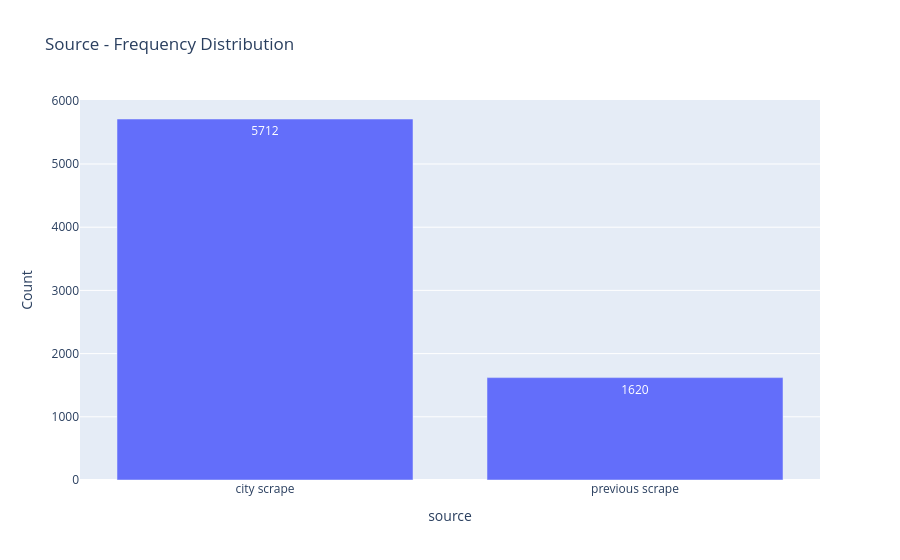
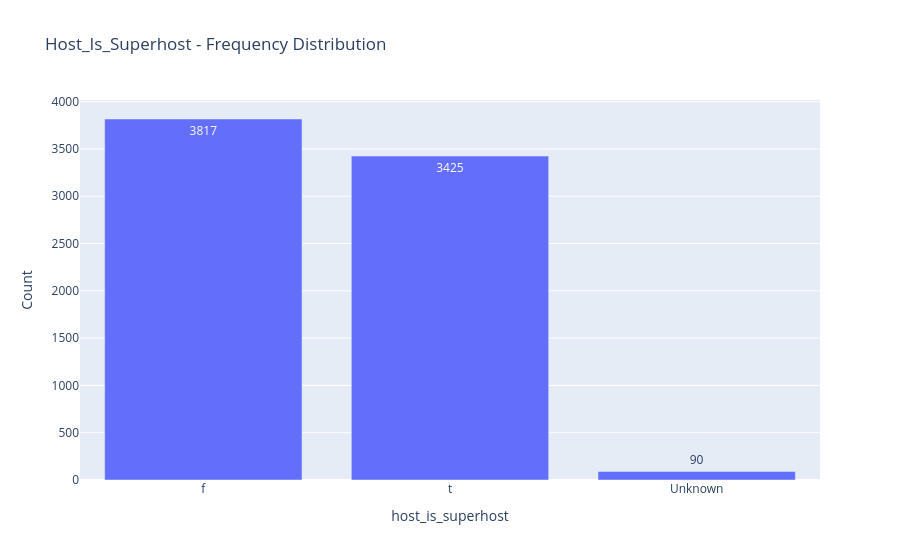
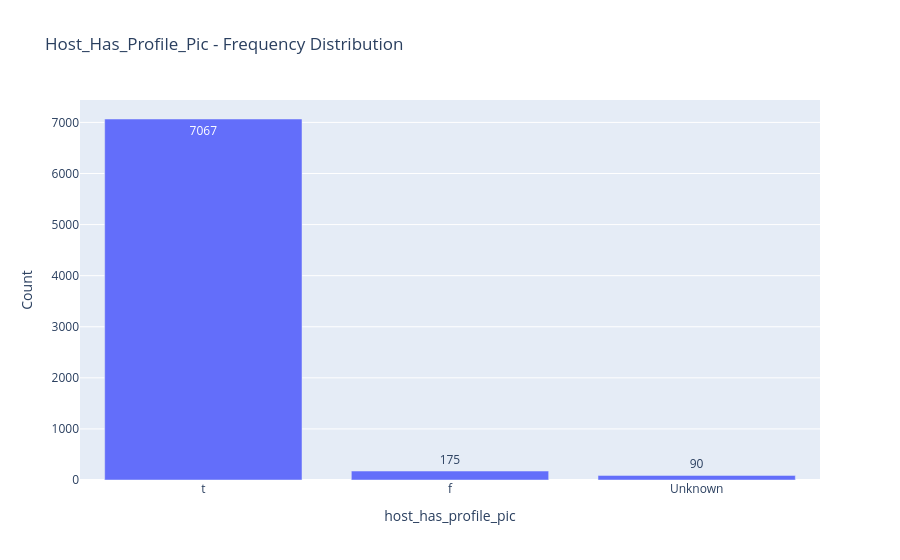
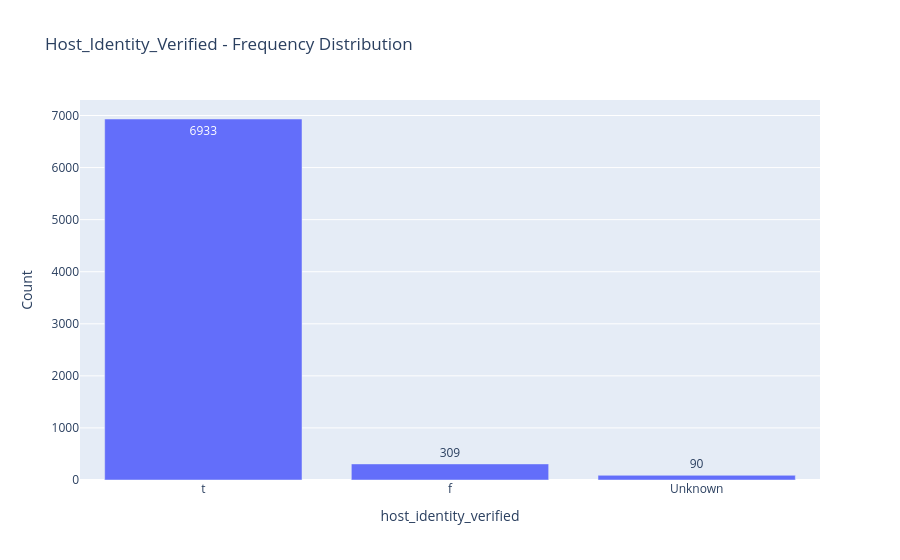

Notebook code cell kept with these figures, in order:
### Code cell
for col in categorical_cols:

    value_counts = (
        df[col]
        .value_counts()
        .head(12)
        .reset_index()
    )

    value_counts.columns = [col, "Count"]

    fig = px.bar(
        value_counts,
        x=col,
        y="Count",
        text_auto=True,
        title=f"{col.title()} - Frequency Distribution"
    )

    fig.show()

### Figure 1 — Plotly figure (JSON) as saved in the notebook; plotly's stock layout.template omitted (floating-point values rounded to 4 significant figures)
{"data": [{"hovertemplate": "source=%{x}<br>Count=%{y}<extra></extra>", "legendgroup": "", "marker": {"color": "#636efa", "pattern": {"shape": ""}}, "name": "", "orientation": "v", "showlegend": false, "textposition": "auto", "texttemplate": "%{y}", "type": "bar", "x": ["city scrape", "previous scrape"], "xaxis": "x", "y": [5712, 1620], "yaxis": "y"}], "layout": {"barmode": "relative", "legend": {"tracegroupgap": 0}, "title": {"text": "Source - Frequency Distribution"}, "xaxis": {"anchor": "y", "domain": [0, 1], "title": {"text": "source"}}, "yaxis": {"anchor": "x", "domain": [0, 1], "title": {"text": "Count"}}}}

### Figure 2 — Plotly figure (JSON) as saved in the notebook; plotly's stock layout.template omitted (floating-point values rounded to 4 significant figures)
{"data": [{"hovertemplate": "host_is_superhost=%{x}<br>Count=%{y}<extra></extra>", "legendgroup": "", "marker": {"color": "#636efa", "pattern": {"shape": ""}}, "name": "", "orientation": "v", "showlegend": false, "textposition": "auto", "texttemplate": "%{y}", "type": "bar", "x": ["f", "t", "Unknown"], "xaxis": "x", "y": [3817, 3425, 90], "yaxis": "y"}], "layout": {"barmode": "relative", "legend": {"tracegroupgap": 0}, "title": {"text": "Host_Is_Superhost - Frequency Distribution"}, "xaxis": {"anchor": "y", "domain": [0, 1], "title": {"text": "host_is_superhost"}}, "yaxis": {"anchor": "x", "domain": [0, 1], "title": {"text": "Count"}}}}

### Figure 3 — Plotly figure (JSON) as saved in the notebook; plotly's stock layout.template omitted (floating-point values rounded to 4 significant figures)
{"data": [{"hovertemplate": "host_has_profile_pic=%{x}<br>Count=%{y}<extra></extra>", "legendgroup": "", "marker": {"color": "#636efa", "pattern": {"shape": ""}}, "name": "", "orientation": "v", "showlegend": false, "textposition": "auto", "texttemplate": "%{y}", "type": "bar", "x": ["t", "f", "Unknown"], "xaxis": "x", "y": [7067, 175, 90], "yaxis": "y"}], "layout": {"barmode": "relative", "legend": {"tracegroupgap": 0}, "title": {"text": "Host_Has_Profile_Pic - Frequency Distribution"}, "xaxis": {"anchor": "y", "domain": [0, 1], "title": {"text": "host_has_profile_pic"}}, "yaxis": {"anchor": "x", "domain": [0, 1], "title": {"text": "Count"}}}}

### Figure 4 — Plotly figure (JSON) as saved in the notebook; plotly's stock layout.template omitted (floating-point values rounded to 4 significant figures)
{"data": [{"hovertemplate": "host_identity_verified=%{x}<br>Count=%{y}<extra></extra>", "legendgroup": "", "marker": {"color": "#636efa", "pattern": {"shape": ""}}, "name": "", "orientation": "v", "showlegend": false, "textposition": "auto", "texttemplate": "%{y}", "type": "bar", "x": ["t", "f", "Unknown"], "xaxis": "x", "y": [6933, 309, 90], "yaxis": "y"}], "layout": {"barmode": "relative", "legend": {"tracegroupgap": 0}, "title": {"text": "Host_Identity_Verified - Frequency Distribution"}, "xaxis": {"anchor": "y", "domain": [0, 1], "title": {"text": "host_identity_verified"}}, "yaxis": {"anchor": "x", "domain": [0, 1], "title": {"text": "Count"}}}}
